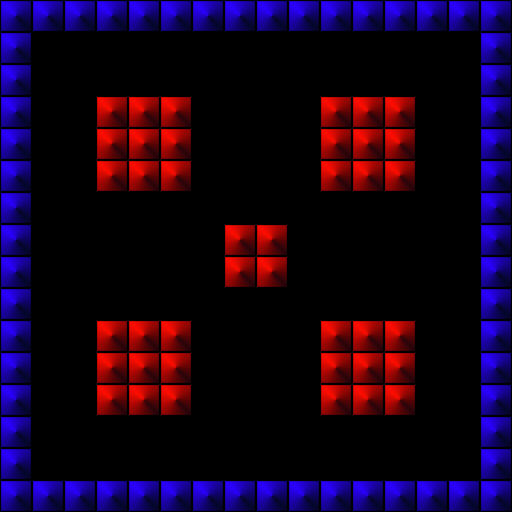

This game map was drawn from its Tiled (.tmx) file and the tilesets committed beside it. A one-line description and the full map source follow:
An orthogonal 16x16 tile map with 32x32 px tiles, 1 tile layer (Tile Layer 1).

<map version="1.10" tiledversion="1.11.0" orientation="orthogonal" renderorder="right-down" width="16" height="16" tilewidth="32" tileheight="32" infinite="0" nextlayerid="2" nextobjectid="1">
 <tileset firstgid="1" source="../../tiles/orthogonal_1.tsx" />
 <layer id="1" name="Tile Layer 1" width="16" height="16">
  <data encoding="csv">
2,2,2,2,2,2,2,2,2,2,2,2,2,2,2,2,
2,0,0,0,0,0,0,0,0,0,0,0,0,0,0,2,
2,0,0,0,0,0,0,0,0,0,0,0,0,0,0,2,
2,0,0,4,4,4,0,0,0,0,4,4,4,0,0,2,
2,0,0,4,4,4,0,0,0,0,4,4,4,0,0,2,
2,0,0,4,4,4,0,0,0,0,4,4,4,0,0,2,
2,0,0,0,0,0,0,0,0,0,0,0,0,0,0,2,
2,0,0,0,0,0,0,4,4,0,0,0,0,0,0,2,
2,0,0,0,0,0,0,4,4,0,0,0,0,0,0,2,
2,0,0,0,0,0,0,0,0,0,0,0,0,0,0,2,
2,0,0,4,4,4,0,0,0,0,4,4,4,0,0,2,
2,0,0,4,4,4,0,0,0,0,4,4,4,0,0,2,
2,0,0,4,4,4,0,0,0,0,4,4,4,0,0,2,
2,0,0,0,0,0,0,0,0,0,0,0,0,0,0,2,
2,0,0,0,0,0,0,0,0,0,0,0,0,0,0,2,
2,2,2,2,2,2,2,2,2,2,2,2,2,2,2,2
</data>
 </layer>
</map>
